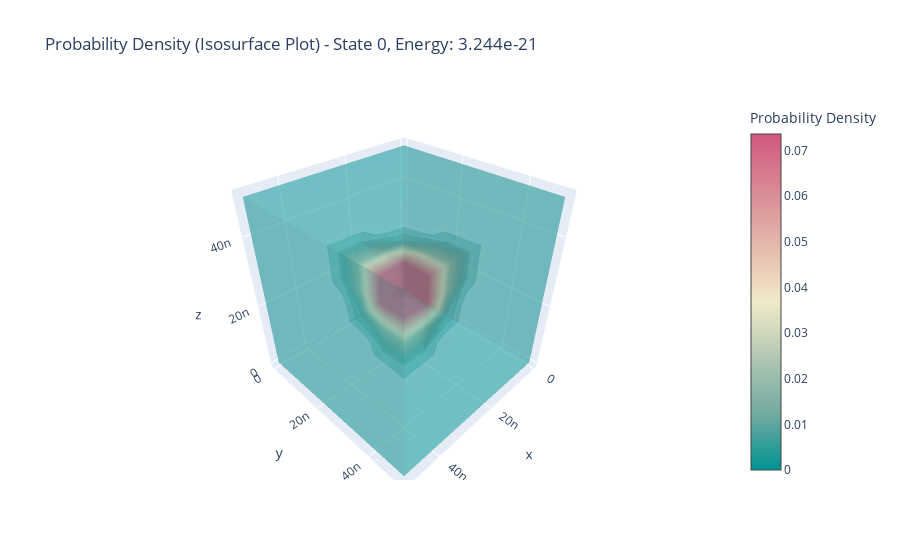

This figure's notebook cell:
### Markdown cell above
probability density

### Code cell
# Create an isosurface plot for the probability density
fig2 = go.Figure(data=go.Isosurface(x=X.flatten(), y=Y.flatten(), z=Z.flatten(), 
                                value=probability_density.flatten(),
                                isomin=0, isomax=probability_density.max(), opacity=0.3, # CHANGE
                                surface_count=30, colorscale='tealrose', 
                                colorbar=dict(title='Probability Density')))

fig2.update_layout(
                title=f'Probability Density (Isosurface Plot) - State {excited_state_index}, Energy: {energy_eigenvalue:.4}',
                scene=dict(xaxis_title='x', yaxis_title='y', zaxis_title='z'))

# Show the Plotly plot for probability density in isosurface plot form
fig2.show()

### Figure 1 — Plotly figure (JSON) as saved in the notebook; plotly's stock layout.template omitted (floating-point values rounded to 4 significant figures; data arrays with more than 128 entries replaced by an {"elided": "..."} marker saying what was removed)
{"data": [{"colorbar": {"title": {"text": "Probability Density"}}, "colorscale": [[0, "rgb(0, 147, 146)"], [0.1667, "rgb(114, 170, 161)"], [0.3333, "rgb(177, 199, 179)"], [0.5, "rgb(241, 234, 200)"], [0.6667, "rgb(229, 185, 173)"], [0.8333, "rgb(217, 137, 148)"], [1, "rgb(208, 88, 126)"]], "isomax": 0.0736, "isomin": 0, "opacity": 0.3, "surface": {"count": 30}, "type": "isosurface", "value": {"elided": "1000 float values"}, "x": {"elided": "1000 float values"}, "y": {"elided": "1000 float values"}, "z": {"elided": "1000 float values"}}], "layout": {"scene": {"xaxis": {"title": {"text": "x"}}, "yaxis": {"title": {"text": "y"}}, "zaxis": {"title": {"text": "z"}}}, "title": {"text": "Probability Density (Isosurface Plot) - State 0, Energy: 3.244e-21"}}}
